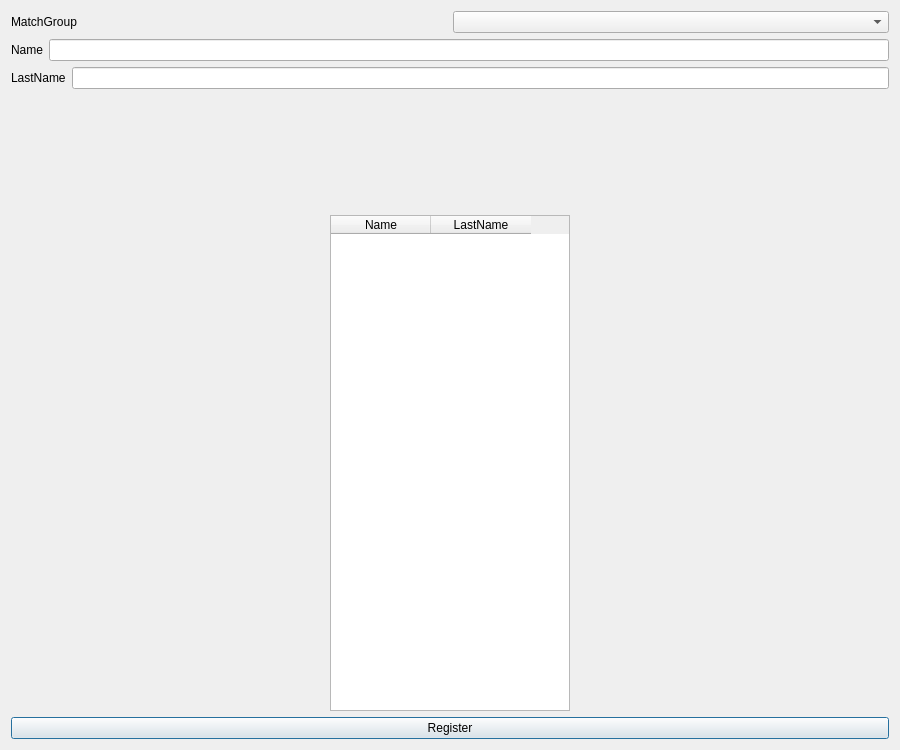
<?xml version="1.0" encoding="UTF-8"?>
<ui version="4.0">
 <class>RegistrationForm</class>
 <widget class="QDialog" name="RegistrationForm">
  <property name="geometry">
   <rect>
    <x>0</x>
    <y>0</y>
    <width>900</width>
    <height>750</height>
   </rect>
  </property>
  <property name="windowTitle">
   <string>Dialog</string>
  </property>
  <layout class="QVBoxLayout" name="verticalLayout_2">
   <item>
    <layout class="QVBoxLayout" name="verticalLayout">
     <item>
      <layout class="QHBoxLayout" name="horizontalLayout">
       <item>
        <widget class="QLabel" name="label">
         <property name="text">
          <string>MatchGroup</string>
         </property>
        </widget>
       </item>
       <item>
        <widget class="QComboBox" name="groupComboBox"/>
       </item>
      </layout>
     </item>
     <item>
      <layout class="QHBoxLayout" name="horizontalLayout_2">
       <item>
        <widget class="QLabel" name="mad">
         <property name="text">
          <string>Name</string>
         </property>
        </widget>
       </item>
       <item>
        <widget class="QLineEdit" name="nameLineEdit"/>
       </item>
      </layout>
     </item>
     <item>
      <layout class="QHBoxLayout" name="horizontalLayout_3">
       <item>
        <widget class="QLabel" name="label_4">
         <property name="text">
          <string>LastName</string>
         </property>
        </widget>
       </item>
       <item>
        <widget class="QLineEdit" name="LastNameLineEdit"/>
       </item>
      </layout>
     </item>
     <item>
      <layout class="QHBoxLayout" name="horizontalLayout_4"/>
     </item>
    </layout>
   </item>
   <item>
    <spacer name="verticalSpacer">
     <property name="orientation">
      <enum>Qt::Orientation::Vertical</enum>
     </property>
     <property name="sizeType">
      <enum>QSizePolicy::Policy::Fixed</enum>
     </property>
     <property name="sizeHint" stdset="0">
      <size>
       <width>20</width>
       <height>120</height>
      </size>
     </property>
    </spacer>
   </item>
   <item>
    <layout class="QHBoxLayout" name="horizontalLayout_5">
     <item>
      <spacer name="horizontalSpacer_2">
       <property name="orientation">
        <enum>Qt::Orientation::Horizontal</enum>
       </property>
       <property name="sizeHint" stdset="0">
        <size>
         <width>335</width>
         <height>20</height>
        </size>
       </property>
      </spacer>
     </item>
     <item>
      <widget class="QTableWidget" name="teamTableWidget">
       <column>
        <property name="text">
         <string>Name</string>
        </property>
       </column>
       <column>
        <property name="text">
         <string>LastName</string>
        </property>
       </column>
      </widget>
     </item>
     <item>
      <spacer name="horizontalSpacer">
       <property name="orientation">
        <enum>Qt::Orientation::Horizontal</enum>
       </property>
       <property name="sizeType">
        <enum>QSizePolicy::Policy::Expanding</enum>
       </property>
       <property name="sizeHint" stdset="0">
        <size>
         <width>335</width>
         <height>20</height>
        </size>
       </property>
      </spacer>
     </item>
    </layout>
   </item>
   <item>
    <widget class="QPushButton" name="registerButton">
     <property name="text">
      <string>Register</string>
     </property>
    </widget>
   </item>
  </layout>
 </widget>
 <resources/>
 <connections/>
</ui>
